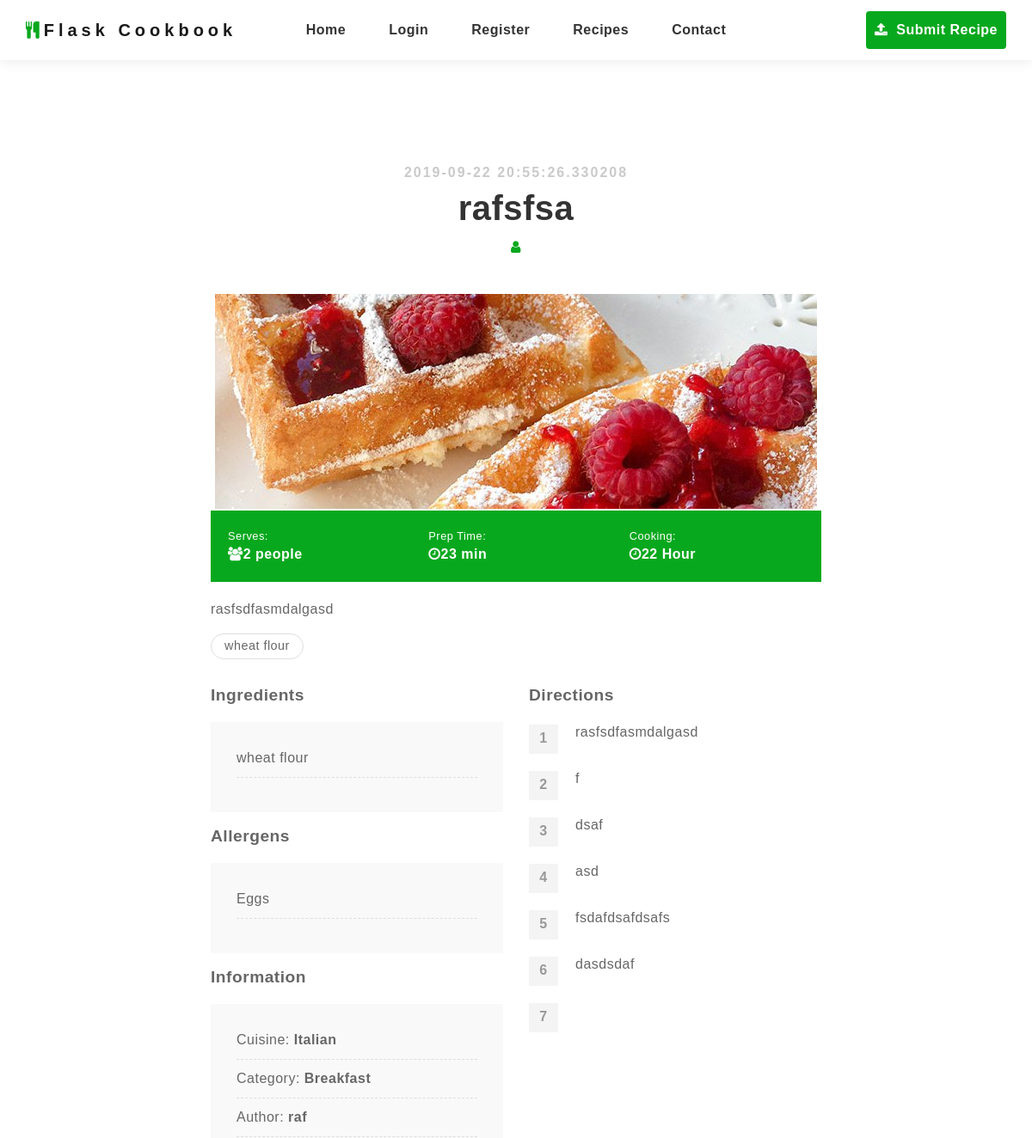
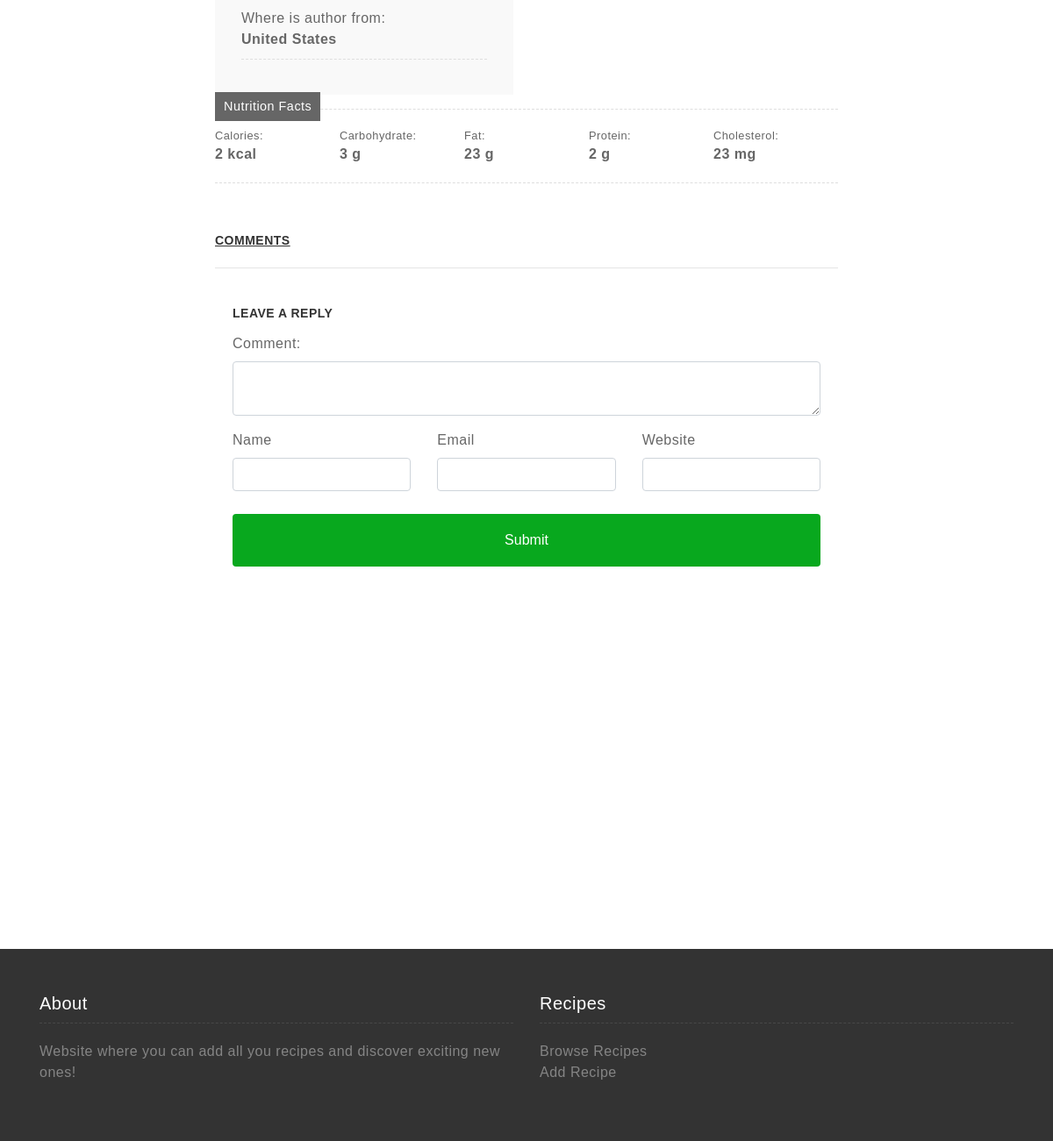
Screenshot of /recipe/rafsfsa with the database file from the repository (2 pictures, top to bottom).
### app/models.py (models this page shows, shortened)
class SearchableMixin(object):
    @classmethod
    def search(cls, expression, page, per_page):
        ids, total = query_index(cls.__tablename__, expression, page, per_page)
        if total == 0:
            return cls.query.filter_by(id=0), 0
        when = []
        for i in range(len(ids)):
            when.append((ids[i], i))
        return cls.query.filter(cls.id.in_(ids)).order_by(
            db.case(when, value=cls.id)), total

class Recipe(SearchableMixin, db.Model):
    __searchable__ = ['name']
    id = db.Column(db.Integer, primary_key=True)
    name = db.Column(db.String(64), index=True, unique=True)
    content = db.Column(db.String(50000))
    timestamp = db.Column(db.DateTime, index=True, default=datetime.utcnow)
    user_id = db.Column(db.Integer, db.ForeignKey('user.id'))
    cuisine_id = db.Column(db.Integer, db.ForeignKey('cuisine.id'))
    category_id = db.Column(db.Integer, db.ForeignKey('category.id'))
    calories = db.Column(db.Integer)
    carbohydrates = db.Column(db.Integer)
    proteins = db.Column(db.Integer)
    fats = db.Column(db.Integer)
    cholesterol = db.Column(db.Integer)
    serves_num_people = db.Column(db.Integer)
    time_to_prepare = db.Column(db.Integer)
    cooking_time = db.Column(db.Integer)
    image = db.Column(db.String(128))
    comments = db.relationship('Comment', backref='recipe', lazy='dynamic')
    upvotes = db.Column(db.Integer, default=0)
    _ingredients = db.relationship(
        "Ingredient",
        secondary=ingredients_in_recipe,
        back_populates="recipes")
    _allergens = db.relationship(
        "Allergen",
        secondary=allergens_in_recipe,
        back_populates="recipes")

class Ingredient(db.Model):
    id = db.Column(db.Integer, primary_key=True)
    name = db.Column(db.String(64), unique=True)
    recipes = db.relationship(
        "Recipe",
        secondary=ingredients_in_recipe,
        back_populates="_ingredients")

class Allergen(db.Model):
    id = db.Column(db.Integer, primary_key=True)
    name = db.Column(db.String(64), index=True, unique=True)
    recipes = db.relationship(
        "Recipe",
        secondary=allergens_in_recipe,
        back_populates="_allergens")

class Cuisine(db.Model):
    id = db.Column(db.Integer, primary_key=True)
    name = db.Column(db.String(64), index=True, unique=True)
    recipes = db.relationship('Recipe', backref='cuisine', lazy='dynamic')

class Category(db.Model):
    id = db.Column(db.Integer, primary_key=True)
    name = db.Column(db.String(64), index=True, unique=True)
    recipes = db.relationship('Recipe', backref='category', lazy='dynamic')

class User(UserMixin, db.Model):
    id = db.Column(db.Integer, primary_key=True)
    username = db.Column(db.String(64), index=True, unique=True)
    email = db.Column(db.String(120), index=True, unique=True)
    password_hash = db.Column(db.String(128))
    recipes = db.relationship('Recipe', backref='author', lazy='dynamic')
    country_id = db.Column(db.Integer, db.ForeignKey('country.id'))

class Country(db.Model):
    id = db.Column(db.Integer, primary_key=True)
    name = db.Column(db.String(64), index=True, unique=True)
    users = db.relationship('User', backref='country', lazy='dynamic')

### app/routes.py (the view)
@app.route('/recipe/<recipe_name>',methods=['GET','POST'])
def recipe(recipe_name):
    recipe = Recipe.query.filter_by(name=recipe_name).first_or_404()
    userIsAnAuthor = False
    comment_form = CommentForm()
    comments = Comment.query.filter_by(recipe_id=recipe.id).all()
    print(comments)
    if current_user.is_authenticated and current_user == recipe.author:
        userIsAnAuthor = True
    content = re.split(r' *[\.\?!][\'"\)\]]* *', recipe.content)
    short_summary = content[0]
    if comment_form.validate_on_submit():
        print(comment_form.data)
        created_comment = Comment(
            name = comment_form.name.data,
            email = comment_form.email.data,
            website = comment_form.website.data,
            comment = comment_form.comment.data,
            recipe_id= recipe.id
        )
        try:
            db.session.add(created_comment)
            db.session.commit()
            print("Comment was successfuly added")
        except:
            print("There was a DB error while saving Comment.")
    else:
        print("There was an error")
    return render_template("recipe_page.html", recipe=recipe, content=content, short_summary=short_summary, userIsAnAuthor=userIsAnAuthor,
    upvotes=recipe.upvotes, comments=comments, comment_form=comment_form, nutrition_facts=render_template("_nutrition_facts.html", recipe=recipe))

### app/forms.py
class CommentForm(FlaskForm):
    name = StringField('Name', validators=[DataRequired()])
    email = StringField('Email', validators=[DataRequired(), Email()])
    comment = TextAreaField('Comment: ', validators=[
                            Length(min=5, max=5000)])
    website = StringField('Website')
    submit = SubmitField('Submit')

### app/templates/_nutrition_facts.html
<div class="nutrition-facts clearfix">
    <h3>Nutrition Facts</h3>
    <div>
        <p>Calories:</p>
        <p><strong>{{recipe.calories}} kcal</strong></p>
    </div>
    <div>
        <p>Carbohydrate:</p>
        <p><strong>{{recipe.carbohydrates}} g</strong></p>
    </div>
    <div>
        <p>Fat:</p>
        <p><strong>{{recipe.fats}} g</strong></p>
    </div>
    <div>
        <p>Protein:</p>
        <p><strong>{{recipe.proteins}} g</strong></p>
    </div>
    <div>
        <p>Cholesterol:</p>
        <p><strong>{{recipe.cholesterol}} mg</strong></p>
    </div>
</div>

### app/templates/recipe_page.html (shortened to what this page needs)
{% extends 'base.html' %}
{% block app_content %}
<div class="recipe-detail">
    <div class="container">
        <div class="row justify-content-center">
            <div class="col-lg-12 text-center">
                <h4>{{ recipe.timestamp }}</h4>
                <h1>{{ recipe.name }}</h1>
                <div class="by"><i class="fa fa-user" aria-hidden="true"></i>{{ recipe.author.name }}</div>
            </div>
            <div class="col-lg-8">
                <img src="{{ url_for('static', filename=recipe.image) }}" alt="Image of the Dish" id="page_image">
                <div class="info">
                    <div class="row">
                        <div class="col-lg-4 col-sm-4">
                            <p>Serves:</p>
                            <p><strong><i class="fa fa-users" aria-hidden="true"></i>{{ recipe.serves_num_people }}
                                    people</strong></p>
                        </div>
                        <div class="col-lg-4 col-sm-4">
                            <p>Prep Time:</p>
                            <p><strong><i class="fa fa-clock-o" aria-hidden="true"></i>{{ recipe.time_to_prepare }}
                                    min</strong></p>
                        </div>
                        <div class="col-lg-4 col-sm-4">
                            <p>Cooking:</p>
                            <p><strong><i class="fa fa-clock-o" aria-hidden="true"></i>{{ recipe.cooking_time }}
                                    Hour</strong></p>
                        </div>
                    </div>
                </div>
                <div>
                    <p>{{ short_summary }}</p>
                </div>
                <div class="tag">
                    {% for ingredient in recipe._ingredients %}
                    <a href="#">{{ ingredient.name }}</a>
                    {% endfor %}
                </div>
                <div class="ingredient-direction">
                    <div class="row">
                        <div class="col-lg-6 col-sm-6">
                            <h3>Ingredients</h3>
                            <ul class="ingredients">
                                {% for ingredient in recipe._ingredients %}
                                <li>
                                    {{ ingredient.name }}
                                </li>
                                {% endfor %}
                            </ul>
                            <h3>Allergens</h3>
                            <ul class="ingredients">
                                {% for allergen in recipe._allergens %}
                                <li>
                                    {{ allergen.name }}
                                </li>
                                {% endfor %}
                            </ul>
                            <h3>Information</h3>
                            <ul class="ingredients">
                                <li>Cuisine: <b>{{ recipe.cuisine.name }}</b></li>
                                <li>Category: <b>{{ recipe.category.name }}</b></li>
                                <li>Author: <b>{{ recipe.author.username }}</b></li>
                                <li>Where is author from: <br><b>{{ recipe.author.country.name }}</b></li>
                            </ul>
                        </div>
                        <div class="col-lg-6 col-sm-6">
                            <h3>Directions</h3>
                            <ol class="directions">
                                {% for step in content %}
                                <li>{{ step }}</li>
                                {% endfor %}
                            </ol>
                        </div>
                    </div>
                </div>
                {% include "_nutrition_facts.html" %}
                {% include '_comments.html' %}
                {% include '_reply.html' %}
            </div>
        </div>
    </div>
</div>
</div>
{% endblock %}

### app/templates/base.html (shortened to what this page needs)
<!DOCTYPE html>
<html lang="en">
<head>
    {% block head %}
    <link href="{{ url_for('static', filename='static/css/font-awesome.min.css') }}" rel="stylesheet">
    <link href="{{ url_for('static', filename='static/css/bootstrap.min.css') }}" rel="stylesheet">
    <link href="{{ url_for('static', filename='static/css/styles.min.css') }}" rel="stylesheet">
    <link href="{{ url_for('static', filename='static/css/select2.min.css') }}" rel="stylesheet">
    {% endblock %}
</head>
{% block navbar %}
<nav class="navbar navbar-expand-lg navbar-light fixed-top">
    <div class="container-fluid justify-content-center">
        <a class="navbar-brand" href="{{ url_for('index') }}"><i class="fa fa-cutlery" aria-hidden="true"></i>Flask
            Cookbook</a>
        <div class="collapse navbar-collapse justify-content-center" id="navbarNavDropdown">
            <ul class="navbar-nav">
                <li class="nav-item">
                    <a class="nav-link" href="{{ url_for('index') }}">Home</a>
                </li>
                {% if current_user.is_anonymous %}
                <li class="nav-item">
                    <a class="nav-link" href="{{ url_for('login') }}">Login</a>
                </li>
                <li class="nav-item">
                    <a class="nav-link" href="{{ url_for('register') }}">Register</a>
                </li>
                {% else %}
                <li class="nav-item">
                    <a class="nav-link" href="{{ url_for('logout') }}">Logout</a>
                </li>
                {% endif %}
                <li class="nav-item">
                    <a class="nav-link" href="{{ url_for('recipes_list') }}">Recipes</a>
                </li>
                <li class="nav-item">
                    <a class="nav-link" href="{{ url_for('contact')  }}">Contact</a>
                </li>
                <li class="nav-item btn-submit-recipe">
                    <a class="nav-link" href="{{ url_for('add_recipe')  }}"><i class="fa fa-upload"
                            aria-hidden="true"></i> Submit Recipe</a>
                </li>
            </ul>
        </div>
    </div>
</nav>
{% endblock %}
{% block content %}
<div class="container">
    {% block app_content %}{% endblock %}
</div>
{% endblock %}
{% block footer %}
<footer>
    <div class="container">
        <div class="row">
            <div class="col-lg-6 col-sm-3">
                <h5>About</h5>
                <p>Website where you can add all you recipes and discover exciting new ones!</p>
            </div>
            <div class="col-lg-6 col-sm-3">
                <h5>Recipes</h5>
                <ul>
                    <li><a href="{{ url_for('recipes_list')  }}">Browse Recipes</a></li>
                    <li><a href="{{ url_for('add_recipe')  }}">Add Recipe</a></li>
                </ul>
            </div>
        </div>
    </div>
</footer>
{% endblock %}
</html>

### app/templates/_comments.html (shortened to what this page needs)
{% block main %}
<div class="blog-comment">
    <h3>Comments</h3>
    <hr />
    {% endblock %}

### app/templates/_reply.html (shortened to what this page needs)
{% block main %}
{% import 'bootstrap/wtf.html' as wtf %}
<div class="reply">
    <h3>Leave a Reply</h3>
    <form method='POST' id='category_form' enctype="multipart/form-data">
        <div class="form-group">
            <div class="form-group required">
                {{ comment_form.comment.label }}
                {{ comment_form.comment(class_="form-control") }}
            </div>
        </div>
        <div class="row">
                <div class="form-group required col-lg-4">
                    {{ comment_form.name.label }}
                    {{ comment_form.name(class_="form-control") }}
                </div>
                <div class="form-group required col-lg-4">
                    {{ comment_form.email.label }}
                    {{ comment_form.email(class_="form-control") }}
                </div>
                <div class="form-group required col-lg-4">
                    {{ comment_form.website.label }}
                    {{ comment_form.website(class_="form-control") }}
                </div>
        </div>
        <p class="form-submit">
                {{ comment_form.submit(class_="btn btn-submit btn-block") }}
        </p>
    </form>
</div>
{% endblock %}

### rows the page displays
Recipe: timestamp "2019-09-22 20:55:26.330208", name "rafsfsa", image (picture), serves_num_people "2", time_to_prepare "23", cooking_time "22", calories "2", carbohydrates "3", fats "23", proteins "2", cholesterol "23"
Ingredient: name "wheat flour"
Allergen: name "Eggs"
Cuisine: cuisine.name "Italian"
Category: category.name "Breakfast"
User: author.username "raf"
Country: author.country.name "United States"

### other values shown
{{ short_summary }} "rasfsdfasmdalgasd"
{{ step }} "rasfsdfasmdalgasd" "f" "dsaf" "asd" "fsdafdsafdsafs" "dasdsdaf"
{{ comment_form.comment.label }} "Comment:"
{{ comment_form.name.label }} "Name"
{{ comment_form.email.label }} "Email"
{{ comment_form.website.label }} "Website"
